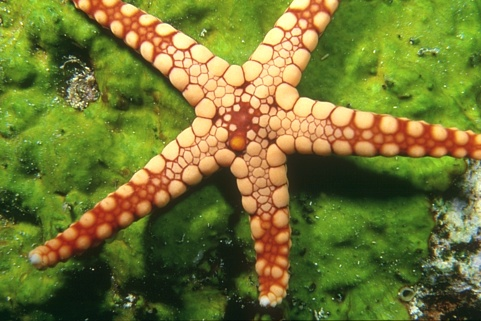
#> input picture Graph-Theory/GT_HW2/Exercise_3_data/image1.jpg, 481 x 321 px; its folder holds only this picture in this run
$ jupyter execute --allow-errors 504191504_HW2.ipynb   (shell and % lines are left out)
#> lines starting #> are read from the running program, lines starting #| are printed output that depends on the picture
[cell 1]
# Graph Theory Homework 2
# Author: Alperen Kantarcı
# Id: 504191504

[cell 2]
# Import required modules
# Please note that to run the notebook you should install the requirements via pip or anaconda
# Required modules can be found as requirements.txt in the same folder
import numpy as np
import matplotlib.pyplot as plt
import os
from PIL import Image
import scipy.io # To read matlab file
import copy
from skimage.future import graph
from skimage import segmentation, color, data

# Question 1

#### Answer 1.1
There are total 3 key steps in the Bellman-Ford algorithm
Note that we are calculating shortes path from node i to j
1. Initialize relaxed distances (Infinity) from i to every other vertice,
    also to backtrack the path create an array that holds vertex that last updated its path length.
2. Updating step which will iterate number of nodes (V-1) times and at each iteration update the shortest
    distances array by considering every edge in the graph. By this way we explore shorter paths from source
    to every other nodes and maximum number of iteration is V, because the length of the spanning tree (tree that covers every vertex) can't be higher than V-1.
3. Check negative cycles to be ensure that there is no shorter path than the constructed shortest path.
   If there is a negative cycle then it means that there is a shorter path and calculation is incorrect.

Following function __BellmanFordAlgo__ takes A weighted matrix of G and a
starting node ID as inputs. Gives output an array, where each row represents a node in the graph G and comprising three columns (nodes, shortest distance from source input node, previous node).

Function displays output array and also returns it.
#### Answer 1.2

[cell 3]
# inputs: -A adjacency matrix of the graph
#         -src_node_id from 1 to #nodes id of the source node. Id values start from 1
# output: -path_array (v,3) matrix that shows closes distance to each nodes
def BellmanFordAlgo(A,src_node_id):
    num_nodes = A.shape[0]
    # Result array takes 3 columns for each row (vertex)
    # First column represents nodeID second column represents shortest distance
    # last column represents the previous nodeID
    path_arr = np.zeros((num_nodes,3))
    # Create an array that holds every edge in the graph for faster access to the edges
    # This array will hold end nodes and weight, therefore matrix search operation only happen once
    # This saves time but needs extra storage space.
    edges = []
    for i in range(A.shape[0]):
        for j in range(A.shape[1]):
            # Its a weighted graph therefore every edge will be saved
            weight = A[i,j]
            if weight != 0:
                edges.append((i,j,weight))

    # Step 1: Assign infinity to all nodes except the src node which will have 0 distance to itself
    for i in range(num_nodes):
        # Give ids for each row starting from id 1
        path_arr[i,0] = i + 1
        # Make source distance to itself 0
        if i == (src_node_id-1):
            path_arr[i,1] = 0
        # Others infinite
        else:
            path_arr[i,1] = np.inf

    # Step 2: Iterate V-1 times and update the distances by considering each edge in the iterations.
    # therefore at each iteration we look the paths with length=i (iteration i).
    for i in range(num_nodes-1):
        # At each iteration computer shortest distances by looking every edge
        for (u,v,weight) in edges:
            if  weight + path_arr[u,1] < path_arr[v,1]:
                # Found shorter distance then update the array
                path_arr[v,1] = weight + path_arr[u,1] #Update the distance
                path_arr[v,2] = u + 1 #Update the previous node id
    # Step 3: Check negative cylces if there is one print error message and exit
    for (u,v,weight) in edges:
        if weight + path_arr[u,1] < path_arr[v,1]:
            raise Exception("Graph contains negative weight cycle. Calculation is wrong")
            return
    return path_arr

#### Answer 1.3
To test the function adjacency matrix path should be changed. Path should be given as relative path and also source id should be given to the function. Note that source id starts from 1 and increase one by one for each row or column in the matrix.

[cell 4]
matrix_path = "Exercise_1_data/adjacencyMatrix.mat"
#> (the rest of this cell did not finish here and is left out)

# Question 2

#### Answer 2.1
Function globalEfficiency takes adjacency matrix and returns globalEfficiency value as output
For the answers of question 2, I used the formula from the [Mathematical Notations for Graph Theory Course (Fall 2019)](http://basira-lab.com/wp-content/uploads/2019/11/GT_lectures_5_6_2019.pdf) document

Note that due to 0 indexed for loops we use i+1 or j+1 terms.

[cell 5]
def globalEfficiency(A):
    num_nodes = A.shape[0]
    sum_of_inv_lij = 0
    # For every node
    for j in range(num_nodes):
        # Calculate all shortest path from source i to any other node
        # Get the sum of 1/lij where i!=j
        shortest_paths = BellmanFordAlgo(A,j+1)
        for i in range(shortest_paths.shape[0]):
            if i!=j:
                sum_of_inv_lij += 1/shortest_paths[i,1] # Add inverse shortest path from j to i

    tmp = (num_nodes * (num_nodes-1))
    global_eff = (1/tmp) * sum_of_inv_lij
    return global_eff

#### Answer 2.2
Function diffusionEfficiency takes adjacency matrix and returns diffusionEfficiency value as output
Calculation method is the same with the method that we learned in the class.

[cell 6]
def diffusionEfficiency(A):
    # U = W*S^-1 where W = A
    num_nodes = A.shape[0]
    S = np.zeros(A.shape)
    for i in range(num_nodes):
        # Due to directed weighted graph we sum outgoing strengths
        S[i,i] = np.sum(A[i,:])

    U = np.dot(A,np.linalg.inv(S))

    tmp = (num_nodes * (num_nodes-1))
    E_diff = 0
    for j in range(num_nodes):
        for i in range(num_nodes):
            if i!=j:
                # Create U_j which have all zeros in the j'th row
                U_j = copy.deepcopy(U)
                U_j[j,:] = 0
                # Calculate X_i value for each i by excluding (set row j to zero) node j
                X_ij = 0
                inv = 1/(1-U_j)
                X_ij = np.sum(inv[:,i])
                # Add small perturbation to prevent zero division cases
                if X_ij == 0:
                    X_ij += 1e-7


                E_diff += 1/(X_ij)

    E_diff = (1/tmp) * E_diff
    return E_diff

#### Answer 2.3
Paths that have been used to read the data are relative paths.

[cell 7]
brain1_path = "Exercise_2_data/brainGraph1.mat"
brain2_path = "Exercise_2_data/brainGraph2.mat"
#> (the rest of this cell did not finish here and is left out)

Scatter plot shows global efficiency of a graph across different treshold values.

Because of the shortest path computation for each tresholded matrices this **may take some time**.

[cell 8]
x_axis = np.arange(0,0.9,0.1)
print("Please wait while calculating...")
#> (the rest of this cell did not finish here and is left out)

Due to axis scaling the real affect is not obvious in the plot, therefore the plot below shows the efficiencies when tresholds are from [0.1: 0.1 : 0.9] which gives better information on the plot.

Also we can directly conclude that removing edges that has smaller weight than even 0.1 decrease the global efficiency very much.

[cell 9]
plt.figure()
#> (the rest of this cell did not finish here and is left out)

#### Answer 2.4
The same plotting made fore the diffusion efficiency.

[cell 10]
x_axis = np.arange(0,0.9,0.1)
#> (the rest of this cell did not finish here and is left out)

#### Answer 2.5
From these two graphs in general both brain graphs have similar diffusion and global efficiency.

#### Answer 2.6
Morphospace shows the two braingraphs under different thresholded values.
X axis shows E_diff whereas Y axis denotes E_glob

[cell 11]
plt.figure()
#> (the rest of this cell did not finish here and is left out)

Again outlier global efficiency values change the scalings of the axes therefore the morphospace below will show the values without that one outlier.

[cell 12]
plt.figure()
#> (the rest of this cell did not finish here and is left out)

#### Answer 2.7

We see that both graphs give close efficiency values in general but as we increase the treshold values we get faster decrease in the global efficiency then diffusion efficiency. From this finding we can say that shortest path between the nodes increase so much when we tresholded but it doesn't affect the information flow from hubs (which increase diffusion efficiency) as much as global efficiency.

# Question 3

[cell 13]
# Function takes W which is the matrix and t which will define the new t* by calculating t_star*t
# So if t = 2 then t_star*2  iterations will be made or if t=0.2 then t_star*0.2 iterations will be made.
# If t is none then t_star iterations will be made.
def selfDiffuse(W,t=None):
    num_nodes = W.shape[0]
    epsilon = 1e-1
    c = 0.05

    D = np.zeros(W.shape)
    for i in range(num_nodes):
        D[i,i] = np.sum(W[i,:])
    D_inv = np.linalg.inv(D)
    W_t = W.copy()

    P = np.dot(D_inv,W_t)
    eigs, _ = np.linalg.eig(P)
    W_P_dot = np.dot(W,P)
    # As you can see t_star is estimated by using the method of the paper
    t_star = np.log(epsilon/((num_nodes-np.trace(P))*np.linalg.norm(W-W_P_dot-np.identity(W_P_dot.shape[0],dtype=np.int64))))
    t_star = t_star // np.log(eigs[1]-c).real
    t_star = int(t_star)
    if t != None:
        t_star *= t
    print("Estimated t* value is =",t_star)
    P = np.dot(D_inv,W_t)
    # Continue to iterate for smoothing until optimal t*
    for _ in range(t_star):

        W_t = np.dot(W_t,P)
        W_t = W_t + np.identity(W_t.shape[0])
        # Self normalization step
    W_t = np.dot(W_t,D_inv)

    return W_t

[cell 14]
print("Diffusion of brain1 matrix")
#> (the rest of this cell did not finish here and is left out)

[cell 15]
print("Diffusion of brain2 matrix")
#> (the rest of this cell did not finish here and is left out)

[cell 16]
# Image relative paths are given for segmentation task
img1_p = os.path.join("Exercise_3_data","image1.jpg")
img2_p = os.path.join("Exercise_3_data","image2.jpg")
# Computation for the big image resolutions take so much time
# For faster results decrease the downsampling resolution which describe new resolution of the images.
downsample_resolution = 55
img1 = Image.open(img1_p)
#> img1 is the input picture: PIL image 481x321 RGB; mean R, G, B 114.1, 118.7, 50.3
img1 = img1.resize((downsample_resolution,downsample_resolution))
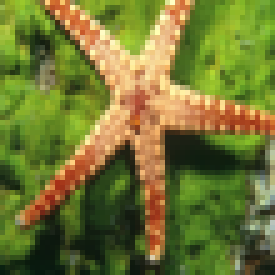
#> img1: PIL image 55x55 RGB (shown 5 times larger); mean R, G, B 114.1, 118.7, 50.3
img1 = np.asarray(img1)/255
#> img1: shape (55, 55, 3) float64
#> (the rest of this cell did not finish here and is left out)

[cell 17]
# Lets see our images
print("Image 1")
plt.imshow(img1)
plt.show()
print("Image 2")
#> (the rest of this cell did not finish here and is left out)

#### Question 3.3
Normalized cut code is retrieved from this [GitHub repository](https://github.com/marktao99/python/blob/master/CVP/samples/ncut.py).

[cell 18]
from scipy.cluster.vq import *
from sklearn.cluster import KMeans

def ncut_graph_matrix(im,sigma_d=1e2,sigma_g=1e-2):
    """ Create matrix for normalized cut. The parameters are
        the weights for pixel distance and pixel similarity. """
#> called with sigma_d = 100, sigma_g = 0.01

    m,n = im.shape[:2]
#> m = 55; n = 55
    N = m*n
#> N = 3025

    # normalize and create feature vector of RGB or grayscale
    if len(im.shape)==3:
        for i in range(3):
            im[:,:,i] = im[:,:,i] / im[:,:,i].max()
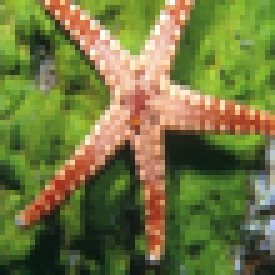
#> im: shape (55, 55, 3) float64 (shown 5 times larger); mean of channels 0, 1, 2 0.447, 0.466, 0.25; drawn as R, G, B
        vim = im.reshape((-1,3))
    else:
        im = im / im.max()
        vim = im.flatten()

    # x,y coordinates for distance computation
    xx,yy = np.meshgrid(range(n),range(m))
    x,y = xx.flatten(),yy.flatten()
#> y = 3025 values from 0 to 54

    # create matrix with edge weights
    W = np.zeros((N,N),'f')
    for i in range(N):
        for j in range(i,N):
            d = (x[i]-x[j])**2 + (y[i]-y[j])**2
            W[i,j] = W[j,i] = np.exp(-1.0*sum((vim[i]-vim[j])**2)/sigma_g) * np.exp(-d/sigma_d)
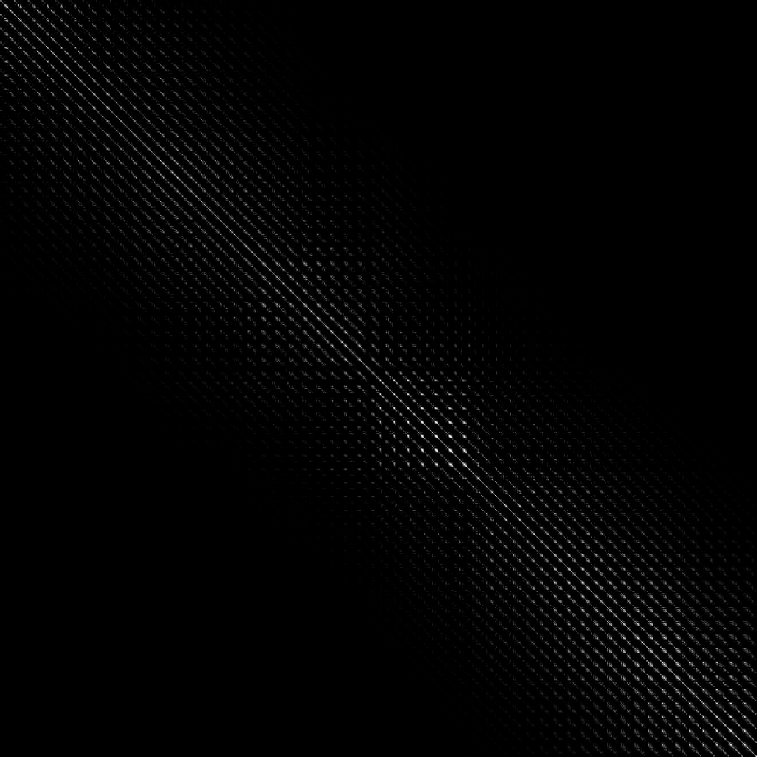
#> W: shape (3025, 3025) float32 (shown at 1/4 size); min 0, max 1, mean 0.0129

    return W

def cluster(S,k,ndim):
    """ Spectral clustering from a similarity matrix."""
#> called with k = 3, ndim = 2

    # check for symmetry
    if np.sum(np.abs(S-S.T)) > 1e-10:
        print('not symmetric')

    # create Laplacian matrix
    rowsum = np.sum(np.abs(S),axis=0)
#> rowsum = 3025 values, max 110.9 at index 2496, min 1 at index 2835, mean 38.95
    D = np.diag(1 / np.sqrt(rowsum + 1e-6))
    L = np.dot(D,np.dot(S,D))

    # compute eigenvectors of L
    U,sigma,V = np.linalg.svd(L,full_matrices=False)

    # create feature vector from ndim first eigenvectors
    # by stacking eigenvectors as columns
    features = np.array(V[:ndim]).T

    # k-means
    features =whiten(features)
    centroids,distortion = kmeans(features,k)
    code,distance = vq(features,centroids)

    return code,V
